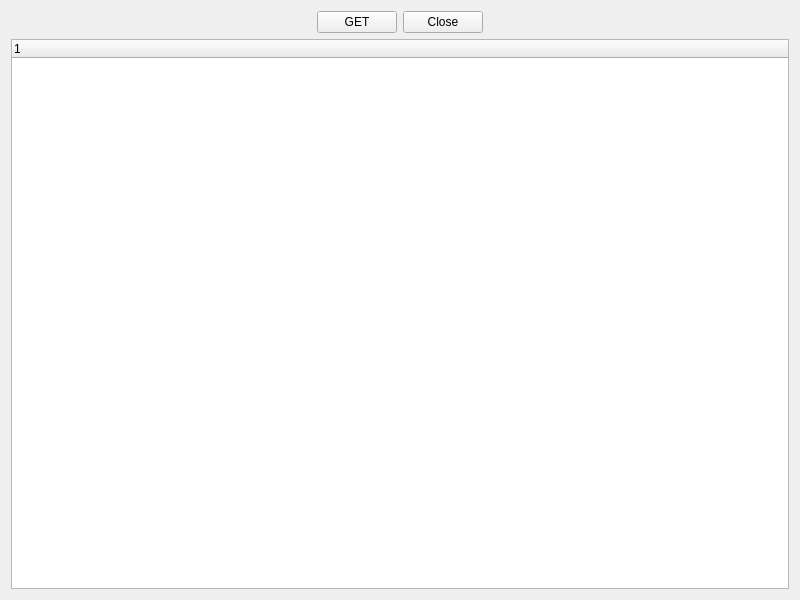
<?xml version="1.0" encoding="UTF-8"?>
<ui version="4.0">
 <class>Servers_Widget</class>
 <widget class="QWidget" name="Servers_Widget">
  <property name="geometry">
   <rect>
    <x>0</x>
    <y>0</y>
    <width>800</width>
    <height>600</height>
   </rect>
  </property>
  <property name="windowTitle">
   <string>Form</string>
  </property>
  <layout class="QGridLayout" name="gridLayout">
   <item row="0" column="1">
    <widget class="QPushButton" name="pushButton">
     <property name="text">
      <string>GET</string>
     </property>
    </widget>
   </item>
   <item row="0" column="0">
    <spacer name="horizontalSpacer">
     <property name="orientation">
      <enum>Qt::Horizontal</enum>
     </property>
     <property name="sizeHint" stdset="0">
      <size>
       <width>40</width>
       <height>20</height>
      </size>
     </property>
    </spacer>
   </item>
   <item row="0" column="2">
    <widget class="QPushButton" name="pushButton_2">
     <property name="text">
      <string>Close</string>
     </property>
    </widget>
   </item>
   <item row="0" column="3">
    <spacer name="horizontalSpacer_2">
     <property name="orientation">
      <enum>Qt::Horizontal</enum>
     </property>
     <property name="sizeHint" stdset="0">
      <size>
       <width>40</width>
       <height>20</height>
      </size>
     </property>
    </spacer>
   </item>
   <item row="1" column="0" colspan="4">
    <widget class="QTreeWidget" name="servers_treew">
     <column>
      <property name="text">
       <string notr="true">1</string>
      </property>
     </column>
    </widget>
   </item>
  </layout>
 </widget>
 <resources/>
 <connections/>
</ui>
